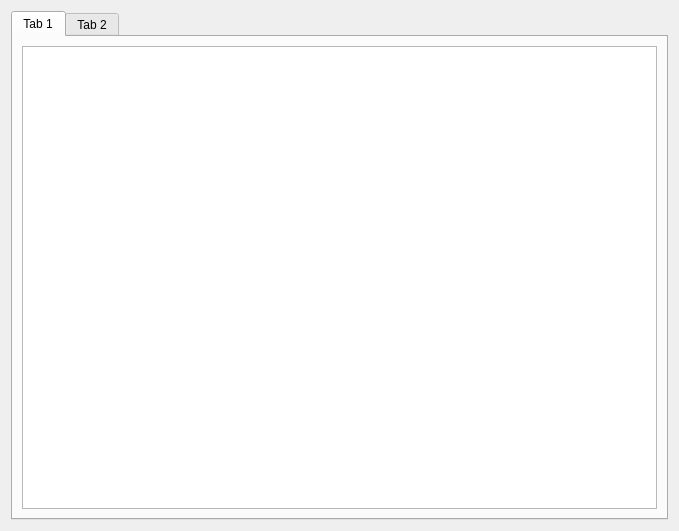
<?xml version="1.0" encoding="UTF-8"?>
<ui version="4.0">
 <class>MainWidget</class>
 <widget class="QWidget" name="MainWidget">
  <property name="geometry">
   <rect>
    <x>0</x>
    <y>0</y>
    <width>679</width>
    <height>531</height>
   </rect>
  </property>
  <property name="windowTitle">
   <string>Form</string>
  </property>
  <layout class="QVBoxLayout" name="verticalLayout">
   <item>
    <widget class="QTabWidget" name="tabWidget">
     <property name="currentIndex">
      <number>0</number>
     </property>
     <widget class="QWidget" name="tab">
      <attribute name="title">
       <string>Tab 1</string>
      </attribute>
      <layout class="QVBoxLayout" name="verticalLayout_2">
       <item>
        <widget class="QTextEdit" name="textEdit"/>
       </item>
      </layout>
     </widget>
     <widget class="QWidget" name="tab_2">
      <attribute name="title">
       <string>Tab 2</string>
      </attribute>
     </widget>
    </widget>
   </item>
  </layout>
 </widget>
 <resources/>
 <connections/>
</ui>
